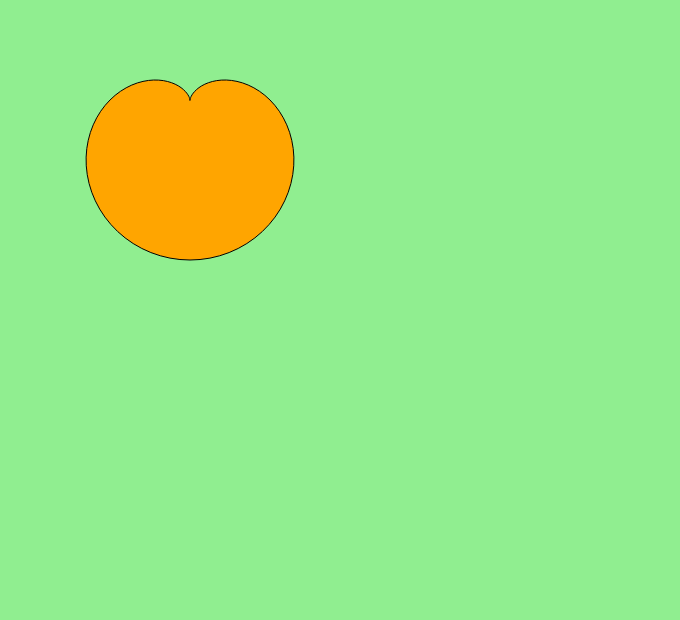
Frame 1 (no input)
Frame 60 (no input): identical to frame 1, image omitted
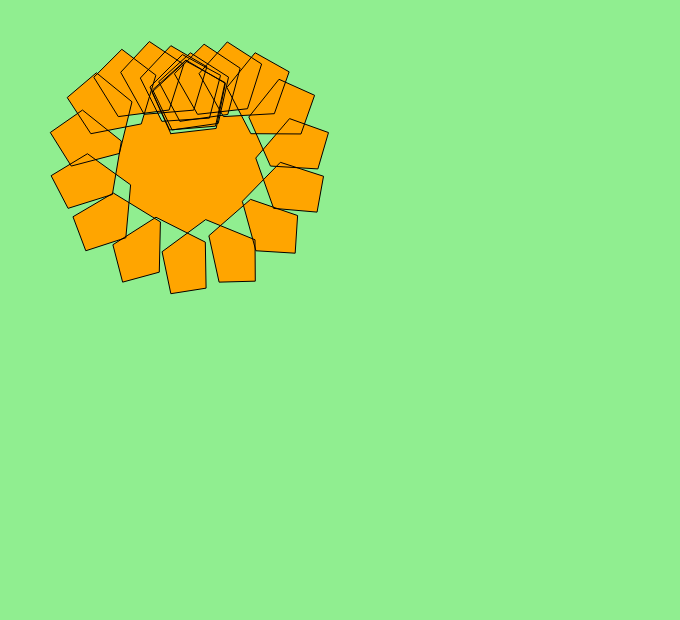
Frame 120 (the mouse pressed at the canvas centre since frame 60)

The p5.js sketch that drew these frames (run headless with seeded random() and noise() and a simulated clock; from frame 60 on, the mouse is pressed at the canvas centre):

// p5.js sketch
// ── sketch.js
var nPoints = 100;
var x;
var y;


function setup() {
    createCanvas(680, 620);
}


function draw() {
    background("lightgreen"); //blue background
    peach(80, 190, 100); //top left peach
    // peach(80, width-200, 100); //top right peach
    // peach(90, 200, height-270); //bottom left peach
    // peach(70, width-190, height-240); //bottom right peach
}

//a general function that will draw a peach with given variables
function peach(a, shiftX, shiftY) {
    push();
    translate(shiftX, shiftY);
    rotate(radians(270));
    var a;
    var b = a / 2;
    var h = constrain(mouseY/8, 0, b);
    var ph = mouseX/50; 
    beginShape();
    for (var i = 0; i < nPoints; i++) {
        var t = map(i, 0, nPoints, 0, TWO_PI); 
        x = a * cos(t) * (1-cos(t)) - h * cos(ph + t * a);
        y = a * sin(t) * (1-cos(t)) - h * sin(ph + t * a);
        fill("orange");
        vertex(x, y);
    }
    endShape(CLOSE);
    pop();
}
